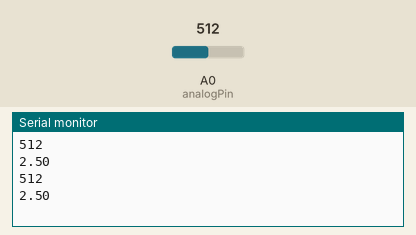
This sketch was run on a simulated Arduino Uno, built with avr-gcc and run on an emulated ATmega328P. On the bench: the last lines printed to the serial monitor. Inputs (shaded band) come from the test bench; at power-on: A0 (analogPin) = 512.

Above: at 1.2 s.
1.3 s: A0 (analogPin) set to 716
At 2.33 s:
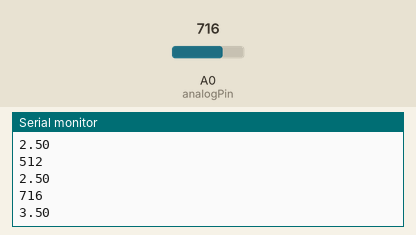
2.8 s: A0 (analogPin) set to 900
At 2.83 s:
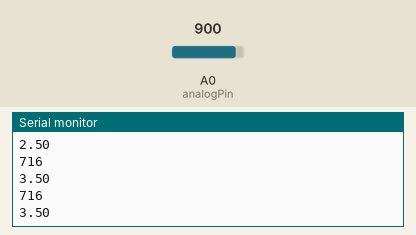
Timing chart, 0 to 5.8 s (numbered marks = the images above; inputs shaded):
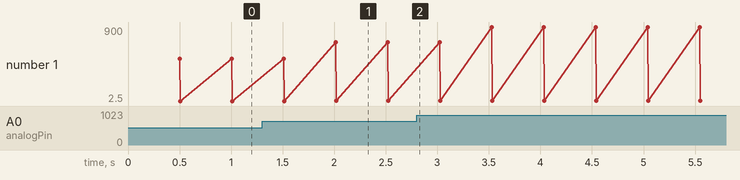

Measured:
- after the input at 1.3 s, the serial monitor: prints a new line after 0.72 s (image 1)
- plotted number 1: 2.5 → 3.5 after the input at 1.3 s, 3.5 → 4.4 after the input at 2.8 s

The sketch:

teste_ino.ino
```cpp
int analogPin = 0;     // potentiometer wiper (middle terminal) connected to analog pin 3

                       // outside leads to ground and +5V

int val = 0;           // variable to store the value read


void setup()

{

  Serial.begin(9600);          //  setup serial

}

int RMS(int repeat){
  unsigned long i = 0;
  unsigned long digital_value = 0;
  unsigned long accumulated = 0, average = 0;
    while(i < repeat) {
        digital_value = analogRead(analogPin);   //convert the analog-value (voltage) to digital one (0-1024)
        accumulated += digital_value*digital_value;      //accumulate all the digital-values “repeat” times
        i++;
    }
    average = accumulated / repeat;
    return sqrt(average);
}

void loop()

{

 val = RMS(30);    // read the input pin

  delay(500);
  Serial.println(val);             // debug value
  Serial.println(val*0.004887586);

}
```
